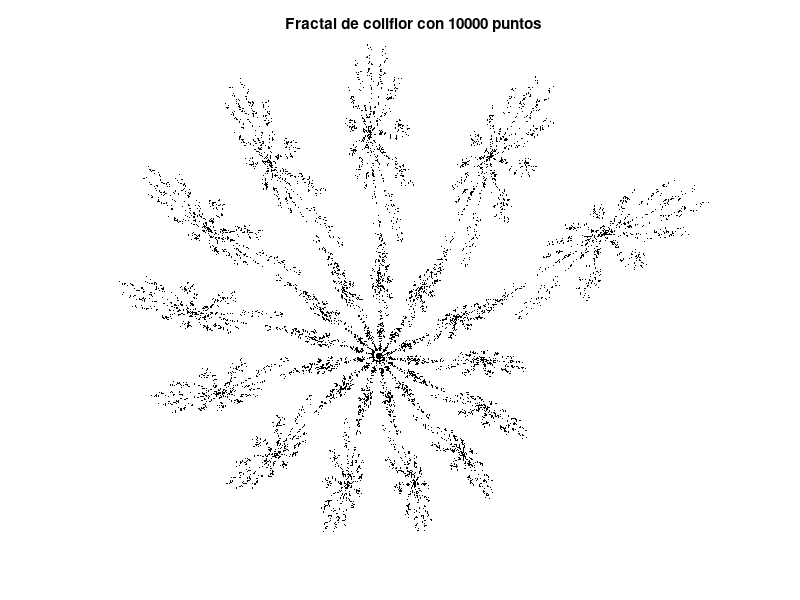
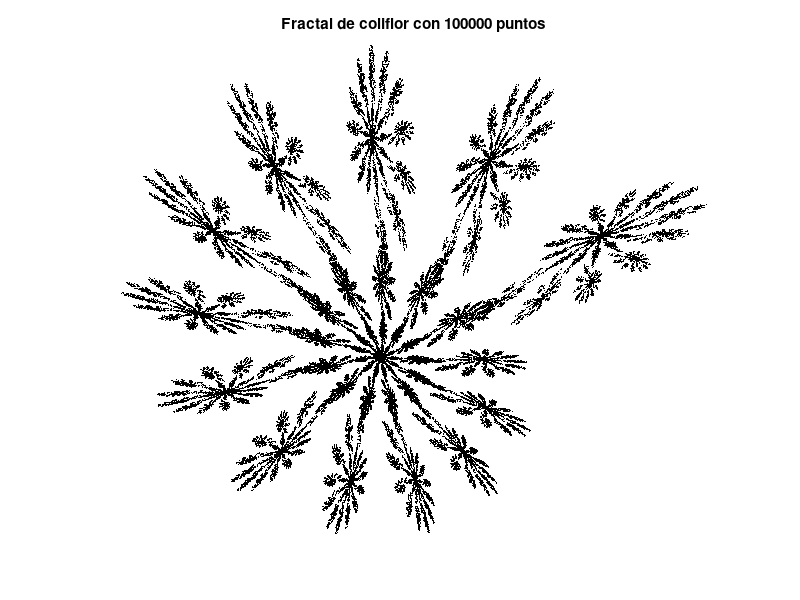
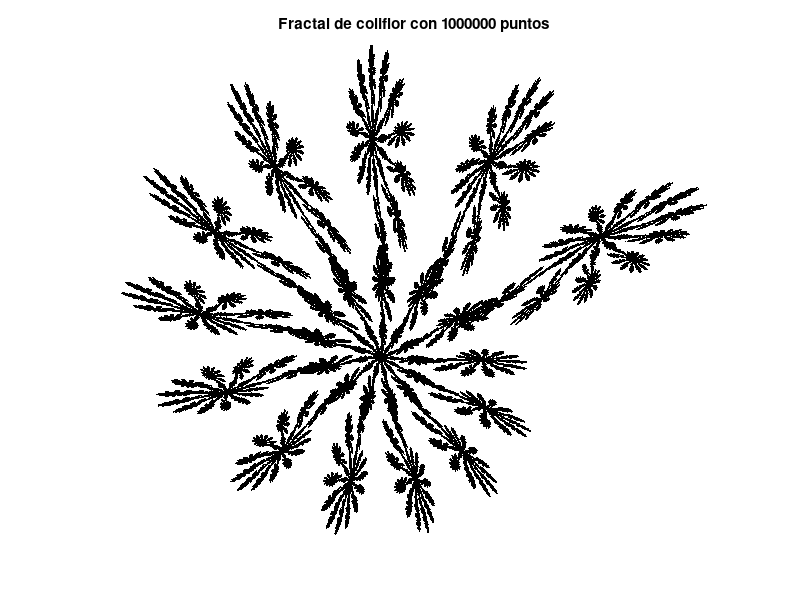

MATLAB code for these plots, in order:
% Parámetros iniciales
n_points = [10000, 100000, 1000000]; % Número de puntos para cada iteración
x = 0; % Valor inicial de x
y = 0; % Valor inicial de y
points = []; % Matriz para almacenar los puntos generados

% Probabilidades para seleccionar cada transformación
probabilities = [0.912675, 0.087325];

% Matrices de transformación
T1 = [0.745455, -0.459091, 0.406061, 0.887121, 1.460279, 0.691072];
T2 = [-0.424242, -0.065152, -0.175758, -0.218182, 3.809567, 6.741476];

% Para cada cantidad de puntos en la lista n_points
for j = 1:length(n_points)
    % Inicializa el vector de puntos vacío
    points = zeros(n_points(j), 2);
    
    % Genera los puntos
    for i = 1:n_points(j)
        % Genera una variable aleatoria U
        U = rand;
        
        % Selecciona la transformación de acuerdo a U
        if U < probabilities(1)
            T = T1;
        else
            T = T2;
        end
        
        % Aplica la transformación al punto (x, y)
        x_new = T(1) * x + T(2) * y + T(5);
        y_new = T(3) * x + T(4) * y + T(6);
        
        % Actualiza el punto (x, y)
        x = x_new;
        y = y_new;
        
        % Guarda el nuevo punto en la matriz de puntos
        points(i, :) = [x, y];
    end
    
    % Grafica el fractal
    figure;
    plot(points(:, 1), points(:, 2), '.', 'MarkerSize', 1, 'Color', 'black');
    title(['Fractal de coliflor con ', num2str(n_points(j)), ' puntos']);
    axis equal;
    axis off;
end